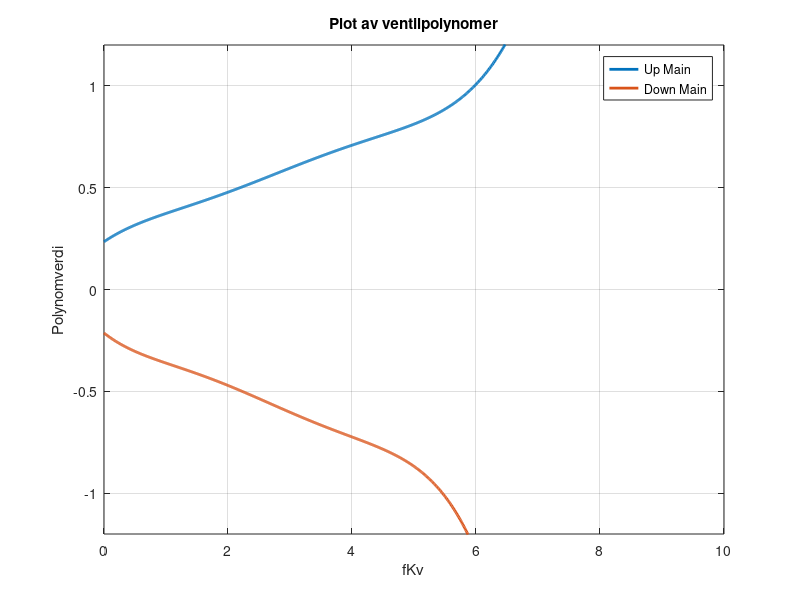

This chart was generated by the following MATLAB code: (Note: this script raises an error after producing the figure.)
%% Plot av ventilpolynomer

clear; clc; close all;

%% fKv-område
fKv = linspace(0, 10, 1000);

%% Polynomer opp
fPoly_Up_Main_a5 = 7.1494408773e-04;
fPoly_Up_Main_a4 = -1.0009185688e-02;
fPoly_Up_Main_a3 = 5.0292811747e-02;
fPoly_Up_Main_a2 = -1.0886516780e-01;
fPoly_Up_Main_a1 = 2.0677542004e-01;
fPoly_Up_Main_a0 = 2.3438288370e-01;

%% Polynomer ned
fPoly_Down_Main_a5 = -1.3063349639e-03;
fPoly_Down_Main_a4 = 1.6877559214e-02;
fPoly_Down_Main_a3 = -7.8541245328e-02;
fPoly_Down_Main_a2 = 1.5603273194e-01;
fPoly_Down_Main_a1 = -2.4076519579e-01;
fPoly_Down_Main_a0 = -2.1351759561e-01;

%% Beregn polynomene
Poly_Up = fPoly_Up_Main_a5 .* fKv.^5 + ...
          fPoly_Up_Main_a4 .* fKv.^4 + ...
          fPoly_Up_Main_a3 .* fKv.^3 + ...
          fPoly_Up_Main_a2 .* fKv.^2 + ...
          fPoly_Up_Main_a1 .* fKv + ...
          fPoly_Up_Main_a0;

Poly_Down = fPoly_Down_Main_a5 .* fKv.^5 + ...
            fPoly_Down_Main_a4 .* fKv.^4 + ...
            fPoly_Down_Main_a3 .* fKv.^3 + ...
            fPoly_Down_Main_a2 .* fKv.^2 + ...
            fPoly_Down_Main_a1 .* fKv + ...
            fPoly_Down_Main_a0;

%% Plot
figure;
plot(fKv, Poly_Up, 'LineWidth', 2);
hold on;
plot(fKv, Poly_Down, 'LineWidth', 2);
grid on;

xlabel('fKv');
ylabel('Polynomverdi');
title('Plot av ventilpolynomer');
legend('Up Main', 'Down Main', 'Location', 'best');

ylim([-1.2 1.2]);
yline(1, '--');
yline(-1, '--');
xline(0, '--');
